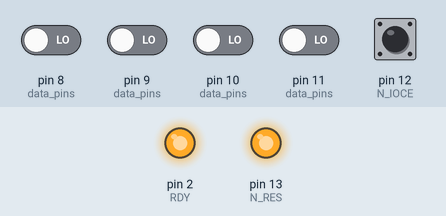
Simulated run of this sketch. Board: Arduino Nano, built for the host (arithmetic inside an expression is 32-bit, double 64-bit). On the bench: output pins drawn as LEDs (lit = HIGH). Inputs (shaded band) come from the test bench; at power-on: pin 12 (N_IOCE) HIGH, pin 8 (data_pins), pin 9 (data_pins), pin 10 (data_pins), pin 11 (data_pins) LOW. Random numbers use the default seed unless the sketch sets one; pins used as bus, display or sensor lines are not drawn; what the sketch prints to the serial monitor is not drawn.

Above: at 0.1 s.
Timing chart, 0 to 1.6 s (numbered marks = the images above):
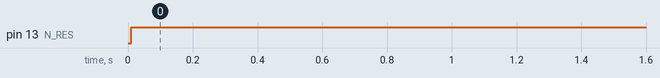

The sketch:

nano_6502_controller.ino
```cpp
/*
 *  WARNING: Optimizations for Arduino Nano controller ONLY
 *  To enable full speed optimization:
 *      Uncomment NANO_OPT and COMPILE_O3 header switches
 */

#define NANO_OPT            // Optimize for high-speed.
#define COMPILE_O3          // Compile for high-speed.

#ifdef COMPILE_O3
#pragma GCC push_options
#pragma GCC optimize ("O3")
#endif

typedef uint8_t  BYTE;
typedef uint16_t WORD;
enum PIN_MODE {DINPUT = 0, DOUTPUT = 1};

// ==== Begin Serial com vars ====
#define SERIAL_RATE 115200
#define SERIAL_INPUT_BUFFER_SIZE 128
#define SERIAL_OUTPUT_BUFFER_SIZE 128
char serial_input_buffer[SERIAL_INPUT_BUFFER_SIZE];
char serial_output_buffer[SERIAL_OUTPUT_BUFFER_SIZE];
// ==== End Serial com vars ====

#define RDY 2
#define CLK 3
#define N_RES 13
#define N_IOCE 12
#define ADDR0 A5   // PORTC 5
#define ADDR1 A4   // PORTC 4
#define DATA_WIDTH 8
const BYTE data_pins[] = {
	4, 5, 6, 7, 8, 9, 10, 11
};


// printf wrapper for serial output. Function is super slow and shouldn't be
// used for anything except debug messages.
void __attribute__((optimize("Os"))) sprint(const char *fmt, ...) {
    va_list args;
    va_start(args, fmt);
    vsnprintf(serial_output_buffer, SERIAL_OUTPUT_BUFFER_SIZE, fmt, args);
    va_end(args);
    Serial.print(serial_output_buffer);
}

#ifndef NANO_OPT                            // use default abstracted functions
void data_direction_input(void) {
	for(BYTE i = 0; i < 8; i++)
		pinMode(data_pins[i], INPUT);
#else                                       // use port registers
inline void data_direction_input(void) {
    /* Uses 2 instructions instead of 6. Only works because I figured out what possible
     *  states these pins can be in at this point of execution. Thus, no lookup or
     *  bitwise operations are needed.
     */
    DDRD = 0x0C;                // bits 0x0C are always outputs
    DDRB = 0x20;                // bit 0x20 is always output
    /*
    DDRB = DDRB & 0xF0;
    DDRD = DDRD & 0x0F;
    */
#endif
}

#ifndef NANO_OPT                            // use default abstracted functions
void data_direction_output(void) {
	for(BYTE i = 0; i < 8; i++)
		pinMode(data_pins[i], OUTPUT);
#else                                       // use port registers
inline void data_direction_output(void) {
    // This uses 4 instructions instead of 12. Same reasoning as data_direction_input
    DDRD = 0xFC;                // bits 0x0C will always be output, 0x3 are never used
    DDRB = 0x2F;                // bit  0x20 will always be output, 0xC0 are never used
    PORTD = 0x0F;               // data ports must still be set to low on state change
    PORTB = 0x20;               //  "
    /*
    DDRD = DDRD | 0xF0;
    DDRB = DDRB | 0x0F;
    PORTD = PORTD & 0x0F;
    PORTB = PORTB & 0xF0;
    */
#endif
}

inline void clk_pulse(void) {
#ifndef NANO_OPT
    digitalWrite(CLK, LOW);
    digitalWrite(CLK, HIGH);
#else
/*
    /*  This saves two instructions and a register over port manipulation.
     *   The compiler will do another 'in' instruction which is unnecessary.
    __asm__ __volatile__ (
        "in r24, 0xB    \n\t"           // PORTD->R24
        "andi r24, 0xF7 \n\t"           // R24 &= 0xF7 - sets clock bit to low
        "out 0xB, r24   \n\t"           // R24->PORTD
        "ori r24, 0x8   \n\t"           // R24 |= 0x8  - sets clock bit back to high
        "out 0xB, r24   \n\t"           // R24->PORTD
        :
        :
        : "r24"
    );
    */

    /* Found these opcodes in the datasheet. Does the same as above with two instructions.
     *  which translates to about two AVR cpu cycles. This increases the PH0 output from
     *  2MHz to about 2.28MHz. I doubt it's possible for the AVR to go any faster without
     *  losing synchronization with the 65C02.
     */
    __asm__ __volatile__ (
        "cbi 0xB, 0x3   \n\t"
        "sbi 0xB, 0x3   \n\t"
        ::
    );
    //PORTD = PORTD ^ 0x8;
    //PORTD = PORTD ^ 0x8;
#endif
}


void setup(void) {
    Serial.begin(SERIAL_RATE);
    sprint("\r\n\r\n\r\n# -- TPC65 Controller RESET --\r\n");
    sprint("# Serial Enabled.\r\n");
    randomSeed(analogRead(1));
    sprint("# Random seed\r\n");

	// setup pins
    sprint("# Setting initial pin states.\r\n");
	data_direction_input();
	pinMode(RDY, OUTPUT);
	pinMode(CLK, OUTPUT);
	pinMode(N_RES, OUTPUT);
	pinMode(N_IOCE, INPUT);
	pinMode(ADDR0, INPUT);
	pinMode(ADDR1, INPUT);

    // set initial states
	digitalWrite(N_RES, HIGH);
    sprint("# Reset start\r\n");
    digitalWrite(CLK, HIGH);
    digitalWrite(RDY, HIGH);
    sprint("# Setup Complete.\r\n");
}

void __attribute__((flatten)) loop(void) {
    digitalWrite(N_RES, LOW);
    BYTE reset_timer = 50;
    sprint("# Reset timer: %d\r\n", reset_timer);
    BYTE ctrl = 0;
    sprint("# Starting CPU...\r\n");
    while(1) {
        clk_pulse();
        reset_timer--;
        if(reset_timer == 0) {
            digitalWrite(N_RES, HIGH);
            sprint("# Reset end\r\n");
            sprint("# ---------------------\r\n");
            break;
        }
    }
    while(1) {
#ifndef NANO_OPT
        if(digitalRead(N_IOCE) == 0) {
#else
        if((PINB & 0x10) == 0) {
#endif
#ifndef NANO_OPT
            ctrl = 0 | (digitalRead(ADDR0) << 1) | digitalRead(ADDR1);
            ctrl = ctrl << 4;
#else
            ctrl = PINC & 0x30;
#endif
            switch(ctrl) {
                case 0x10: {
                    BYTE dout = 0;
                    data_direction_output();
                    if(Serial.available()) {
                        dout = Serial.read();
                        if(dout >= 0x61)
                            dout = dout - 0x20;
#ifndef NANO_OPT
                        for(int i = 0; i < 8; i++)
                            digitalWrite(data_pins[i], (dout >> i) & 0x1);
#else
                        PORTD = PORTD | ((dout & 0x0F) << 4);
                        PORTB = PORTB | ((dout & 0xF0) >> 4);
#endif
                    }
                    data_direction_input();         // ISSUE: possible race condition between data direction change and clock pulse out
                    break;
                }
                case 0x20: {
                    uint8_t din = 0;
#ifndef NANO_OPT
                    for(uint8_t i = 0; i < DATA_WIDTH; i++)
                        din = din | ((digitalRead(data_pins[i]) & 0x1) << i);
#else
                    din = ((PIND & 0xF0) >> 4) | ((PINB & 0x0F) << 4);
#endif
                    Serial.write(din);
                    break;
                }
                case 0x30: {
                    BYTE dout = random(256);
                    data_direction_output();
#ifndef NANO_OPT
                    for(int i = 0; i < 8; i++)
                        digitalWrite(data_pins[i], (dout >> i) & 0x1);
#else
                    PORTD = PORTD | ((dout & 0x0F) << 4);
                    PORTB = PORTB | ((dout & 0xF0) >> 4);
#endif
                    data_direction_input();
                    break;
                }
            }
        }
        // perform one clock pulse per loop.
        clk_pulse();
    }
}
#ifdef COMPILE_O3
#pragma GCC pop_options
#endif
```

Measured:
- by itself, pin 13 (N_RES): LOW → HIGH at 0.01 s
